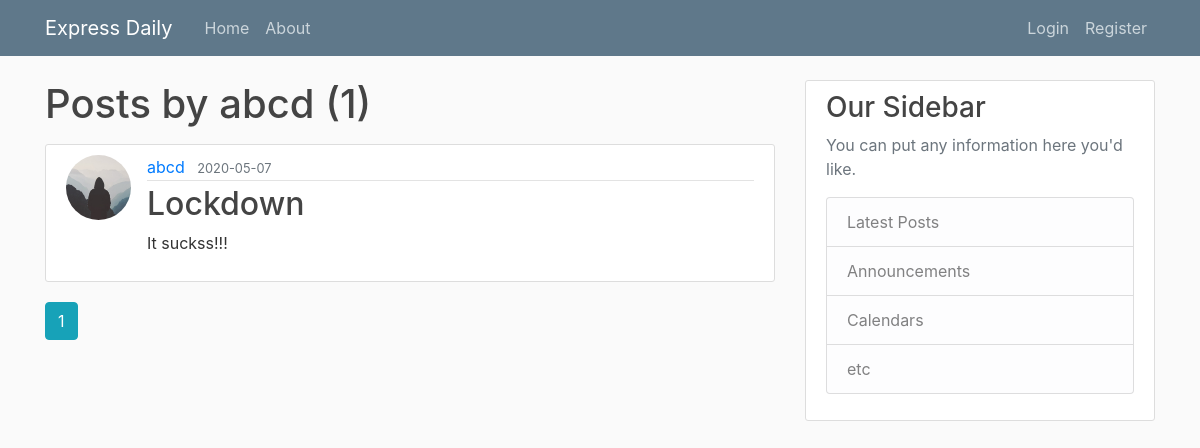
/user/abcd, run on an earlier commit of the app's database.
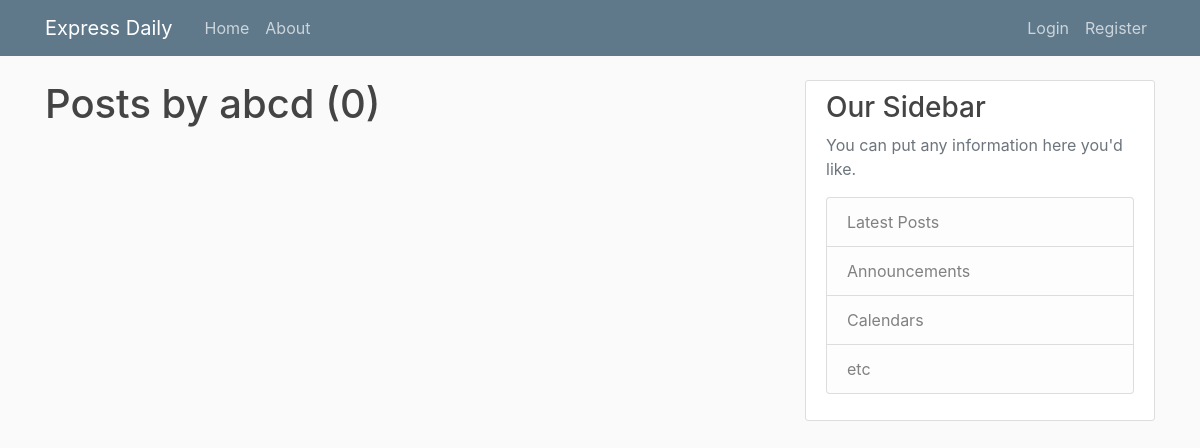
And on a later commit of the database.
### BLog/models.py (models this page shows, shortened)
class Post(db.Model):
    id = db.Column(db.Integer, primary_key=True)
    title = db.Column(db.String(100), nullable=False)
    date_posted = db.Column(db.DateTime, nullable=False,
                            default=datetime.utcnow)
    content = db.Column(db.Text, nullable=False)
    user_id = db.Column(db.Integer, db.ForeignKey('user.id'), nullable=False)

class User(db.Model,UserMixin):
    id = db.Column(db.Integer, primary_key=True)
    username = db.Column(db.String(20), unique=True, nullable=False)
    email = db.Column(db.String(120), unique=True, nullable=False)
    image_file = db.Column(db.String(20), nullable=False,
                           default='default.jpg')
    password = db.Column(db.String(60), nullable=False)
    posts = db.relationship('Post', backref='author', lazy=True)

### BLog/users/route.py (the view)
@users.route("/user/<string:username>")
def user_posts(username):
    page=request.args.get('page',1,type=int)
    user=User.query.filter_by(username=username).first_or_404()
    posts=Post.query.filter_by(author=user).order_by(Post.date_posted.desc()).paginate(page=page,per_page=1)
    return render_template("user_posts.html", posts=posts,user=user)

### BLog/templates/user_posts.html
{% extends "layout.html" %}
{% block content %}
    <h1 class="mb-3">Posts by {{ user.username }} ({{ posts.total }})</h1>
    {% for post in posts.items %}
        <article class="media content-section">
          <img class="rounded-circle article-img" src="{{ url_for('static', filename='profile_pic/' + post.author.image_file) }}">
          <div class="media-body">
            <div class="article-metadata">
              <a class="mr-2" href="{{ url_for('user_posts', username=post.author.username) }}">{{ post.author.username }}</a>
              <small class="text-muted">{{ post.date_posted.strftime('%Y-%m-%d') }}</small>
            </div>
            <h2><a class="article-title" href="{{ url_for('post', post_id=post.id) }}">{{ post.title }}</a></h2>
            <p class="article-content">{{ post.content }}</p>
          </div>
        </article>
    {% endfor %}
    {% for page_num in posts.iter_pages(left_edge=1, right_edge=1, left_current=1, right_current=2) %}
      {% if page_num %}
        {% if posts.page == page_num %}
          <a class="btn btn-info mb-4" href="{{ url_for('user_posts', username=user.username, page=page_num) }}">{{ page_num }}</a>
        {% else %}
          <a class="btn btn-outline-info mb-4" href="{{ url_for('user_posts', username=user.username, page=page_num) }}">{{ page_num }}</a>
        {% endif %}
      {% else %}
        ...
      {% endif %}
    {% endfor %}
{% endblock content %}

What changed in the data, as far as the page shows it:
removed Post: image_file (placeholder picture), author.username "abcd", date_posted "2020-05-07", title "Lockdown", content "It suckss!!!"
Also different on the page:
{{ posts.total }}: "1" → "0"
list line gone: "1"
